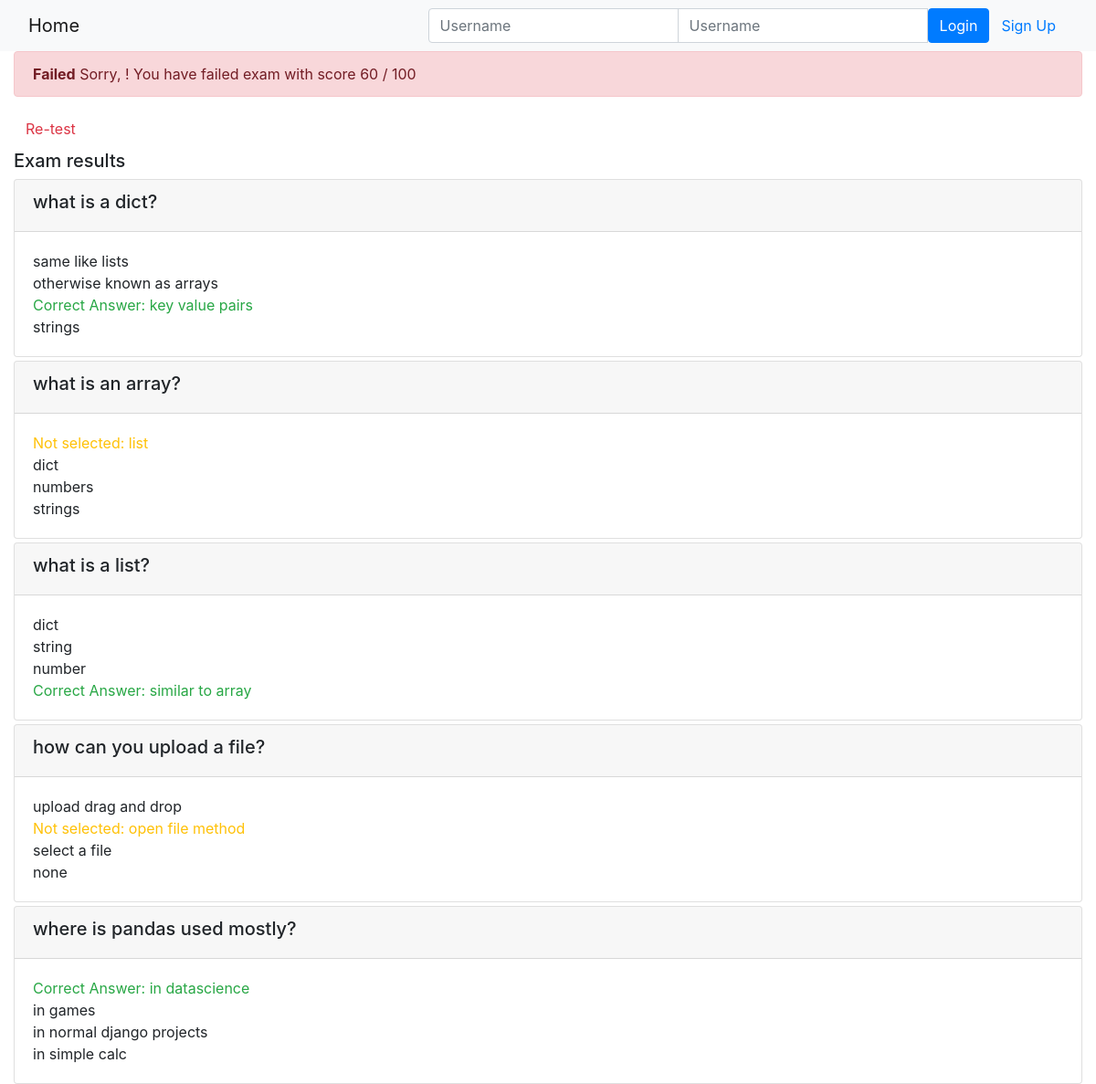
Page /onlinecourse/course/1/submission/1/result/ on the committed database.
### onlinecourse/models.py (models this page shows, shortened)
class Question(models.Model):
    course=models.ForeignKey(Course,on_delete=models.CASCADE)
    q_text=models.CharField(max_length=2000)
    mark=models.PositiveIntegerField(default=2)

class Choice(models.Model):
    choice=models.CharField(max_length=120,default='choice')
    is_correct=models.BooleanField(default=False)
    question=models.ForeignKey(Question,on_delete=models.CASCADE)

### onlinecourse/views.py (the view)
# urls.py: path('course/<int:course_id>/submission/<int:submission_id>/result/', views.show_exam_result, name='exam_result')
def show_exam_result(request, course_id, submission_id):
    course = get_object_or_404(Course, pk=course_id)
    submitted = get_object_or_404(Submission, pk=submission_id)
    selected_choices = submitted.choices.all()
    score = 0
    for choice in selected_choices:
        if choice.is_correct == True:
            score  =score + 1
    grade=int((score/course.question_set.count())*100)
    context = {'course':course, 'submission':submitted, 'grade':grade}
    return render(request, 'onlinecourse/exam_result_bootstrap.html', context)

### onlinecourse/templates/onlinecourse/exam_result_bootstrap.html (shortened to what this page needs)
<!DOCTYPE html>
<html lang="en">
<head>
    {% load static %}
    <link rel="stylesheet" href="https://maxcdn.bootstrapcdn.com/bootstrap/4.5.2/css/bootstrap.min.css">
</head>
<body>
 <nav class="navbar navbar-light bg-light">
    <div class="container-fluid">
        <div class="navbar-header">
              <a class="navbar-brand" href="{% url 'onlinecourse:index' %}">Home</a>
        </div>
        <ul class="nav navbar-nav navbar-right">
            {% if user.is_authenticated %}
            <li>
                <a class="btn btn-link" href="#">{{ user.first_name }}({{ user.username }})</a>
                <a class="btn btn-link" href="{% url 'onlinecourse:logout' %}">Logout</a>
            </li>
            {% else %}
            <li>
                <form class="form-inline" action="{% url 'onlinecourse:login' %}" method="post">
                    <div class="input-group">
                        <input type="text" class="form-control" placeholder="Username" name="username" >
                        <input type="password" class="form-control" placeholder="Username" name="psw" >
                        <button class="btn btn-primary" type="submit">Login</button>
                        <a class="btn btn-link" href="{% url 'onlinecourse:registration' %}">Sign Up</a>
                    </div>
                </form>
            </li>
            {% endif %}
        </ul>
    </div>
</nav>
<div class="container-fluid">
    {% if grade > 80 %}
    <div class="alert alert-success">
       Congratulations, {{ user.first_name }}! You have passed the exam and completed the course with score {{ grade }} / 100
    </div>
        {% else %}
        <div class="alert alert-danger">
            <strong>Failed</strong> Sorry, {{ user.first_name }}! You have failed exam with score {{ grade }} / 100
        </div>
        <a class="btn btn-link text-danger" href="{% url 'onlinecourse:course_details' course.id %}">Re-test</a>
        {% endif %}
        <div class="card-columns-vertical mt-1">
        <h5 class="">Exam results</h5>
            {% for question in course.question_set.all %}
            <div class="card mt-1">
                <div class="card-header"><h5>{{question.q_text}}</h5></div>
                <div class="card-body">
                    {% for choice in question.choice_set.all %}
                        {% if choice.is_correct %}
                            {% if choice in submission.choices.all %}
                                <div class="text-success">Correct Answer: {{ choice.choice }}</div>
                            {% else %}
                                <div class="text-warning">Not selected: {{ choice.choice }}</div>
                            {% endif %}
                        {% else %}
                            <div>{{ choice.choice }}</div>
                        {% endif %}
                    {% endfor %}
                </div>
            </div>
        {% endfor %}
        </div>
    </div>
</body>
</html>

### rows in the picture
Question: q_text "what is a dict?"
Choice: choice "same like lists"
Choice: choice "otherwise known as arrays"
Choice: choice "key value pairs"
Choice: choice "strings"
Question: q_text "what is an array?"
Choice: choice "list"
Choice: choice "dict"
Choice: choice "numbers"
Choice: choice "strings"
Question: q_text "what is a list?"
Choice: choice "dict"
Choice: choice "string"
Choice: choice "number"
Choice: choice "similar to array"
Question: q_text "how can you upload a file?"
Choice: choice "upload drag and drop"
Choice: choice "open file method"
Choice: choice "select a file"
Choice: choice "none"
Question: q_text "where is pandas used mostly?"
Choice: choice "in datascience"
Choice: choice "in games"
Choice: choice "in normal django projects"
Choice: choice "in simple calc"

### other values in the picture
{{ grade }} "60"
